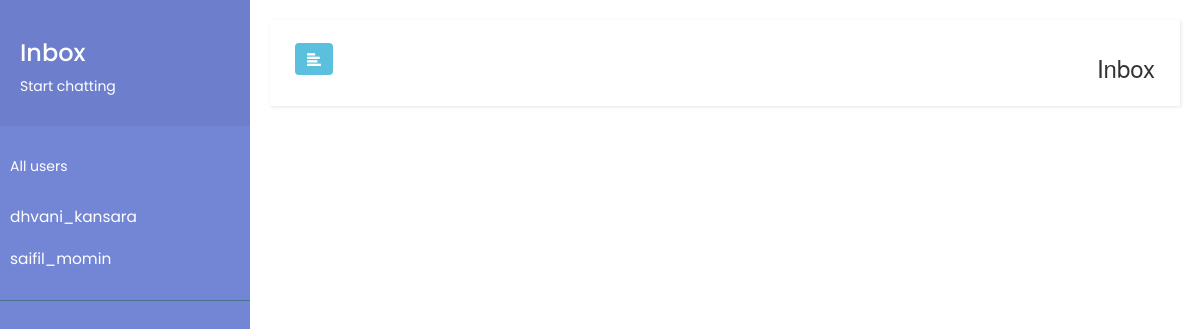
Page /power_inbox.php on the earlier database version.
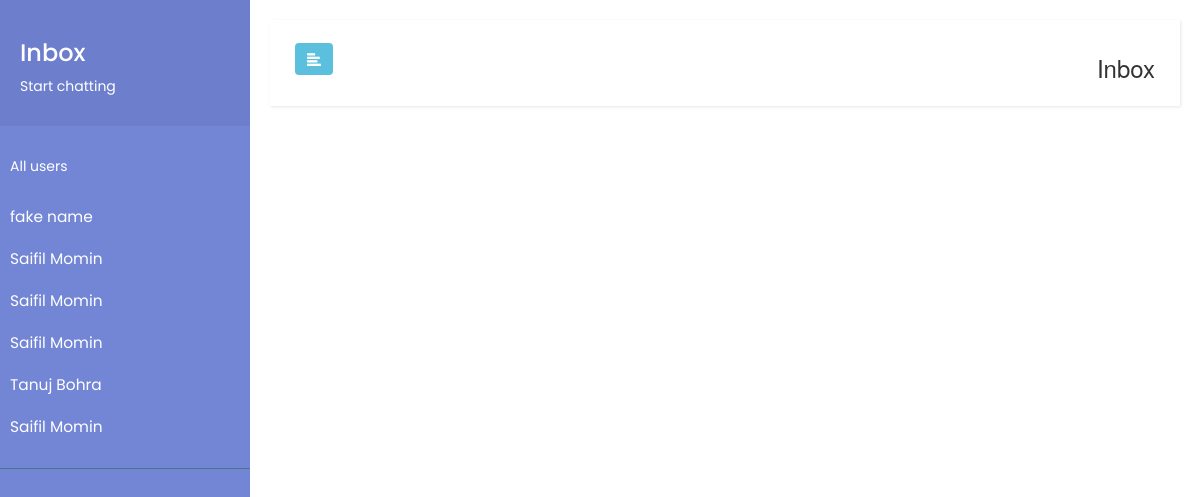
Same page on the later database version.
### tables this page shows
CREATE TABLE `user` (
  `user_id` int(11) NOT NULL COMMENT 'auto incremented user id',
  `email` varchar(60) NOT NULL,
  `password` varchar(60) NOT NULL,
  `type` tinyint(4) NOT NULL COMMENT 'individual=0, organization=1',
  `status` tinyint(4) NOT NULL COMMENT '0=pending,1=verified,2=blocked',
  `user_name` varchar(30) NOT NULL,
  `rewards` text NOT NULL
);

### public/power_inbox.php (the view, shortened to what this page needs)
<?php include '../includes/connect.php'; ?>
<?php
$user_id = 2;
$num_users = null;
$query = "SELECT * FROM user WHERE user_id <> {$user_id};";
$result = mysqli_query($conn,$query);
if (mysqli_num_rows($result) > 0) {
    $num_users = mysqli_num_rows($result);
} else {
    $num_users = 0;
}
?>
<!DOCTYPE html>
<html>
<head>
    <link rel="stylesheet" href="https://maxcdn.bootstrapcdn.com/bootstrap/3.3.7/css/bootstrap.min.css">
    <link rel="stylesheet" href="sidebar_style.css">
</head>
<body>
<div class="wrapper">
    <nav id="sidebar">
        <div class="sidebar-header">
            <h3>Inbox</h3>
            <p>Start chatting</p>
        </div>
        <ul class="list-unstyled components" style="max-height:500px;overflow:auto;">
            <p>All users</p>
                <?php
                if ($num_users == 0) {
                    echo "<li><a href=\"#\">O users found</a></li>";
                } else {
                    while ($user_row = mysqli_fetch_assoc($result)) {
                        ?>
                        <li><a href="sidebar.php?chatWith=<?php echo $user_row["user_id"]; ?>"><?php echo $user_row["user_name"]; ?></a></li>
                <?php
                    }
                }
                ?>
        </ul>
    </nav>
    <div id="content" style="width: 100%;">
        <nav class="navbar navbar-default">
            <div class="row container-fluid">
                <div class="col-sm-6 navbar-header mr-5" style="float:left;">
                    <button type="button" id="sidebarCollapse" class="btn btn-info navbar-btn">
                        <i class="glyphicon glyphicon-align-left"></i>
                    </button>
                </div>
                <div class="col-sm-6 text-right" id="bs-example-navbar-collapse-1" style="width: 200px;float:right;">
                    <h3>Inbox</h3>
                </div>
            </div>
        </nav>
        <div id="talkjs-container" style="width: calc(100% - 60px); margin: 30px; min-height: 150px"></div>
    </div>
</div>
</body>
</html>

### public/sidebar_style.css (style rules this page uses)
a, a:hover, a:focus { color: inherit; text-decoration: none; transition: all 0.3s; }
.navbar { padding: 15px 10px; background: #fff; border: none; border-radius: 0; margin-bottom: 40px; box-shadow: 1px 1px 3px rgba(0, 0, 0, 0.1); }
.navbar-btn { box-shadow: none; outline: none !important; border: none; }
.wrapper { display: flex; align-items: stretch; }
#sidebar { font-family: 'Poppins', sans-serif; min-width: 250px; max-width: 250px; background: #7386D5; color: #fff; transition: all 0.3s; }
#sidebar .sidebar-header { padding: 20px; background: #6d7fcc; }
#sidebar ul.components { padding: 20px 0; border-bottom: 1px solid #47748b; }
#sidebar ul p { color: #fff; padding: 10px; }
#sidebar ul li a { padding: 10px; font-size: 1.1em; display: block; }
#content { padding: 20px; min-height: 100vh; transition: all 0.3s; }

Differences in the rows shown:
removed user: user_name "dhvani_kansara"
removed user: user_name "saifil_momin"
added user: user_name "fake name"
added user: user_name "Saifil Momin"
added user: user_name "Saifil Momin"
added user: user_name "Saifil Momin"
added user: user_name "Tanuj Bohra"
added user: user_name "Saifil Momin"
